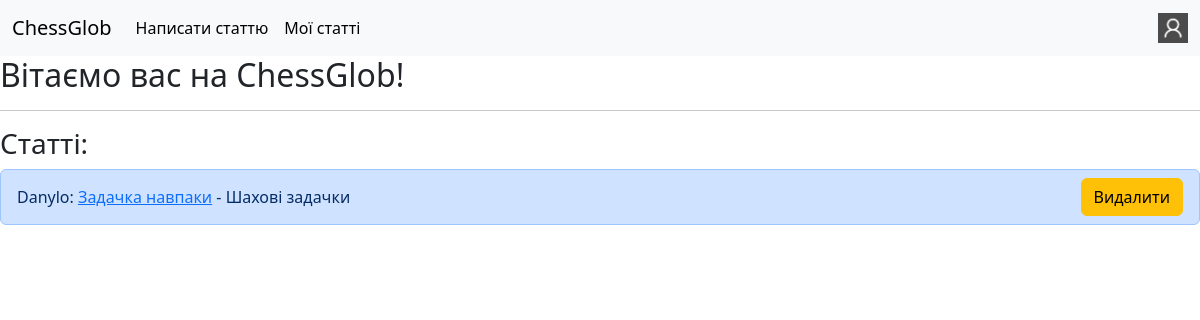
The app's page / (signed in) with its own data.
### blog/models.py (models this page shows, shortened)
class Article(models.Model):
    class Categories(models.TextChoices):
        other = "Інше"
        debut = "Дебют"
        middle_game = "Мітельшпіль"
        end_game = "Ендшпіль"
        history = "Історія"
        etude = "Шахові задачки"
    author = models.ForeignKey(MyUser, models.CASCADE)
    name = models.CharField(max_length=32)
    category = models.CharField(choices=Categories.choices, default=Categories.other)
    elements_num = models.IntegerField(default=1)

### auth_sys/models.py (models this page shows, shortened)
class MyUser(AbstractBaseUser, PermissionsMixin):
    class Roles(models.TextChoices): #Усі можливі ролі
        USER = "user"
        ADMINISTRATOR = "administrator"
    username = models.CharField(unique=True, max_length=16)
    email = models.EmailField(unique=True)
    role = models.CharField(choices=Roles.choices, default=Roles.USER)
    first_name = models.CharField(blank=True, null=True, max_length=16)
    last_name = models.CharField(blank=True, null=True, max_length=32)
    birth_date = models.DateField(blank=True, null=True)
    is_staff = models.BooleanField(default=False)
    is_superuser = models.BooleanField(default=False)
    is_active = models.BooleanField(default=True)
    objects = MyUserManager() #Це потрібно для створення самого акаунту
    USERNAME_FIELD = "username"
    REQUIRED_FIELDS = ["email"]

### blog/views.py (the view)
# urls.py: path("", views.index, name="index"),
def index(request):
    return render(request, "blog/index.html", {"articles":models.Article.objects.all()})

### templates/blog/index.html (shortened to what this page needs)
{% extends "base.html" %}
{% block body %}
<h2>Вітаємо вас на ChessGlob!</h2>
<hr>
<h3>Статті:</h3>
<ul class="list-group">
    {% for article in articles %}
    <li class="list-group-item list-group-item-primary d-flex justify-content-between align-items-center">
        <div>
            {{ article.author.username }}: <a href="{% url 'blog:view_article' article.pk%}">{{ article.name }}</a> - {{ article.category }}
        </div>
        {% if user == article.author or user.role == article.author.Roles.ADMINISTRATOR %}
        <a class="btn btn-warning" href="{% url 'blog:delete_article' article.pk %}" role="button" onclick="return confirm('Ви точно хочете видалити цю статтю?')">Видалити</a>
        {% endif %}
    </li>
    {% endfor %}
</ul>
{% endblock %}

### records on screen
Article: author.username "Danylo", name "Задачка навпаки", category "Шахові задачки", shows "Видалити"
